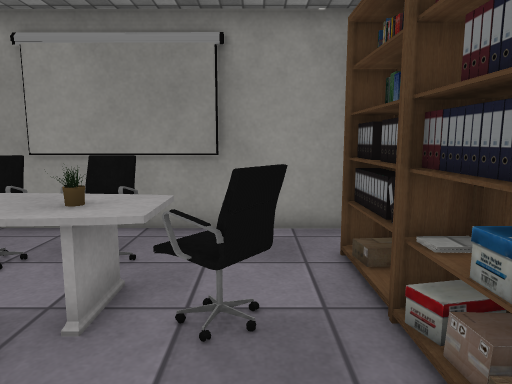
[1] (above)

12 first-person views from a walk through a Unity game level. The camera is 1.2 m above the floor, tilts 8° down and sees 70° across. The floor is counted in squares, 0.5 m on a side. Each view is taken from the middle of a square. On the plan, view 1 faces up. The plan holds only what a view shows up to about 20 squares ahead; the rest is blank. The place goes on beyond the plan. The player character is not drawn. Door leaves are left out, so doorways stand open. Some surface patterns are stand-ins.

[2]
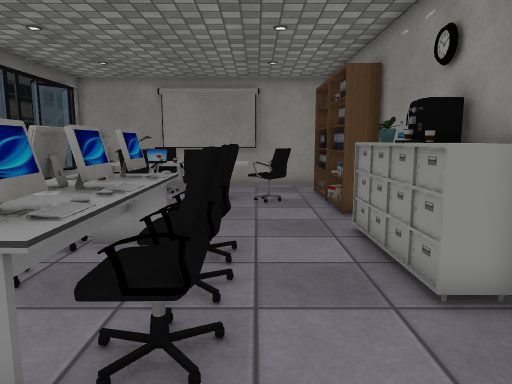

[3]
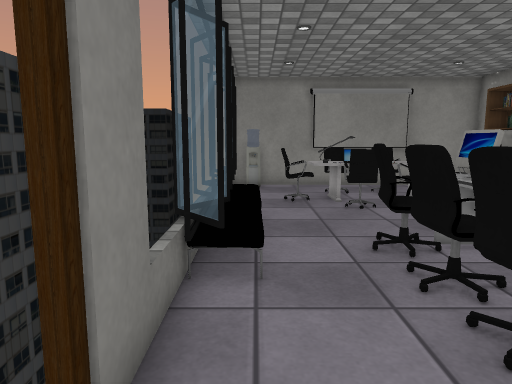

[4]
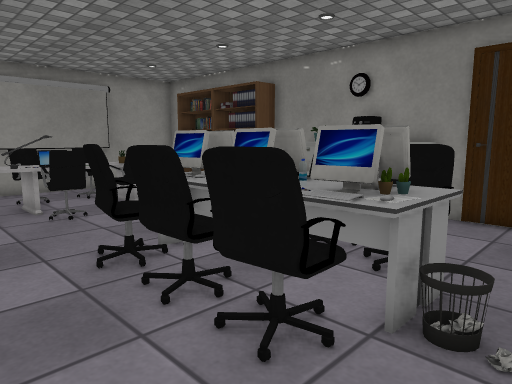

[5]
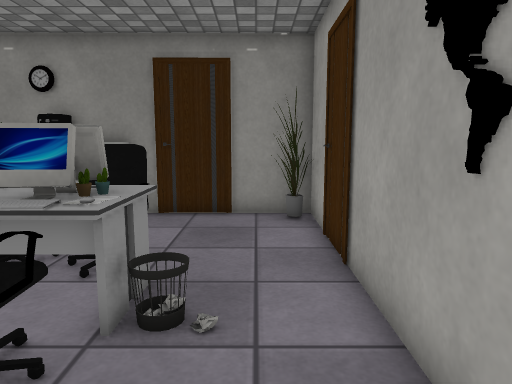

[6]
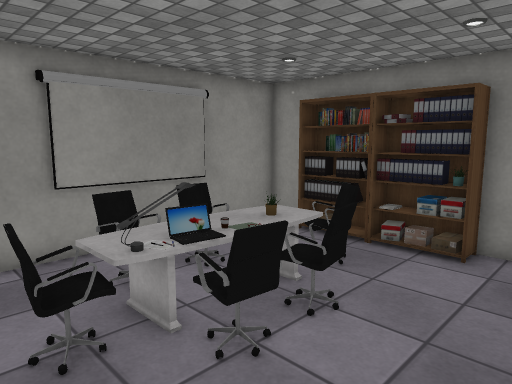

[7]
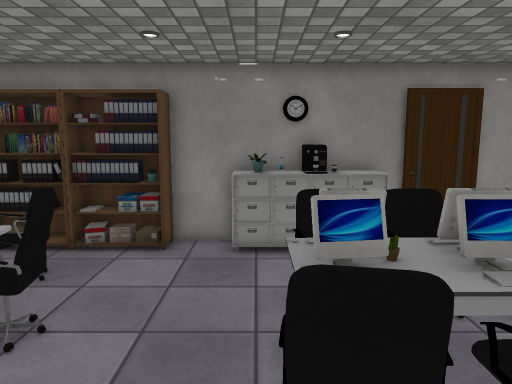

[8]
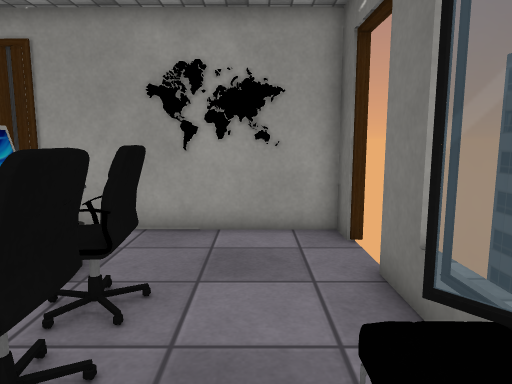

[9]
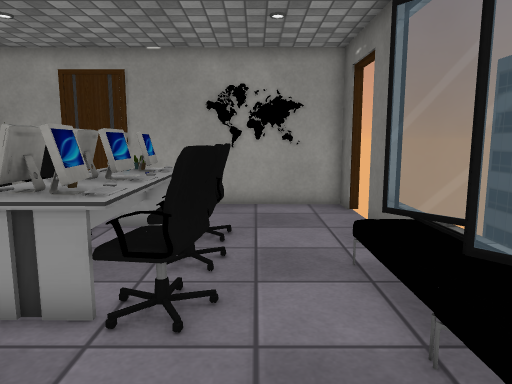

[10]
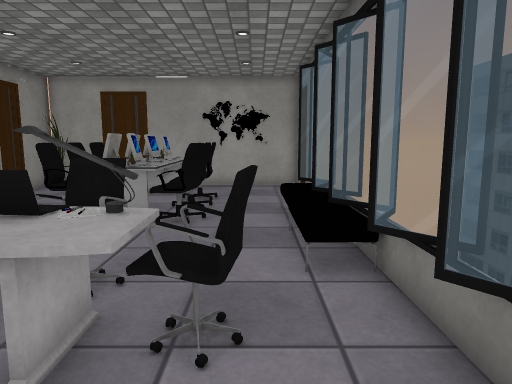

[11]
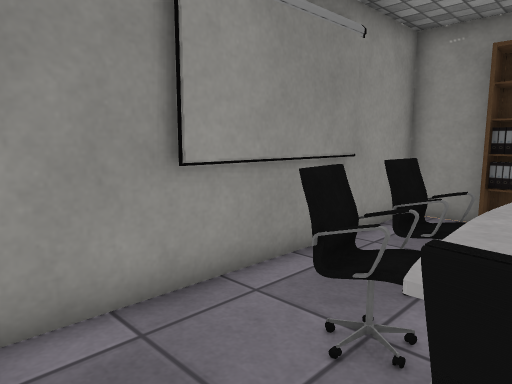

[12]
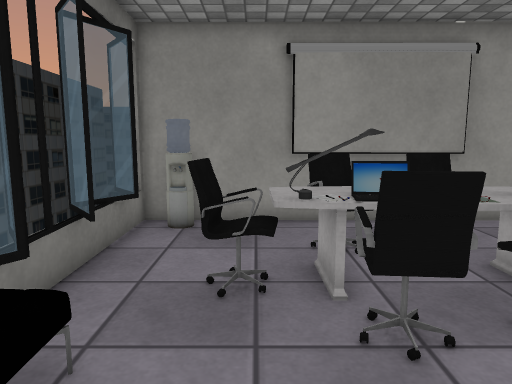

### Floor plan
Key: @ floor where view 1 was taken; # wall or solid block; x gap in a wall; . floor; / step, stairs or slope; D open door; = window, fence, low wall or low ledge; O other object.
Columns run from 11 left of view 1 to 3 right of it. Each row starts with its distance up from view 1.
 10 ###############
  9 #=O...........#
  8 #=....O.O....O#
  7 ==...OOOOO...O#
  6 #=..OOOOOOO..OO
  5 ##.OOOOOOO#O.O#
  4 #=.OOOOOOOOO.O#
  3 #=...OOOO....O#
  2 ##/..........O#
  1 #=/...........#
  0 #x/........@.O#
 -1 #=/..OO......O#
 -2 ##/..OOOOOO..O#
 -3 #=/..OOOOOO..O#
 -4 ##/..O#OOOO..O#
 -5   ...OOOOOO..O#
 -6  x...OOOOOO...#
 -7  #...OOO##....#
 -8  D............#
 -9  D............#
-10  #...........O#
-11  ##############

Where each view was taken, in squares from view 1:
view 1: 0 up, 0 right, facing up
view 2: 10 down, 1 left, facing up
view 3: 10 down, 9 left, facing up
view 4: 9 down, 9 left, facing up-right
view 5: 9 down, 9 left, facing right
view 6: 1 down, 9 left, facing up-right
view 7: 1 down, 9 left, facing right
view 8: 1 down, 8 left, facing down
view 9: 3 up, 7 left, facing down
view 10: 9 up, 8 left, facing down
view 11: 5 up, 9 left, facing up-right
view 12: 1 down, 7 left, facing up
